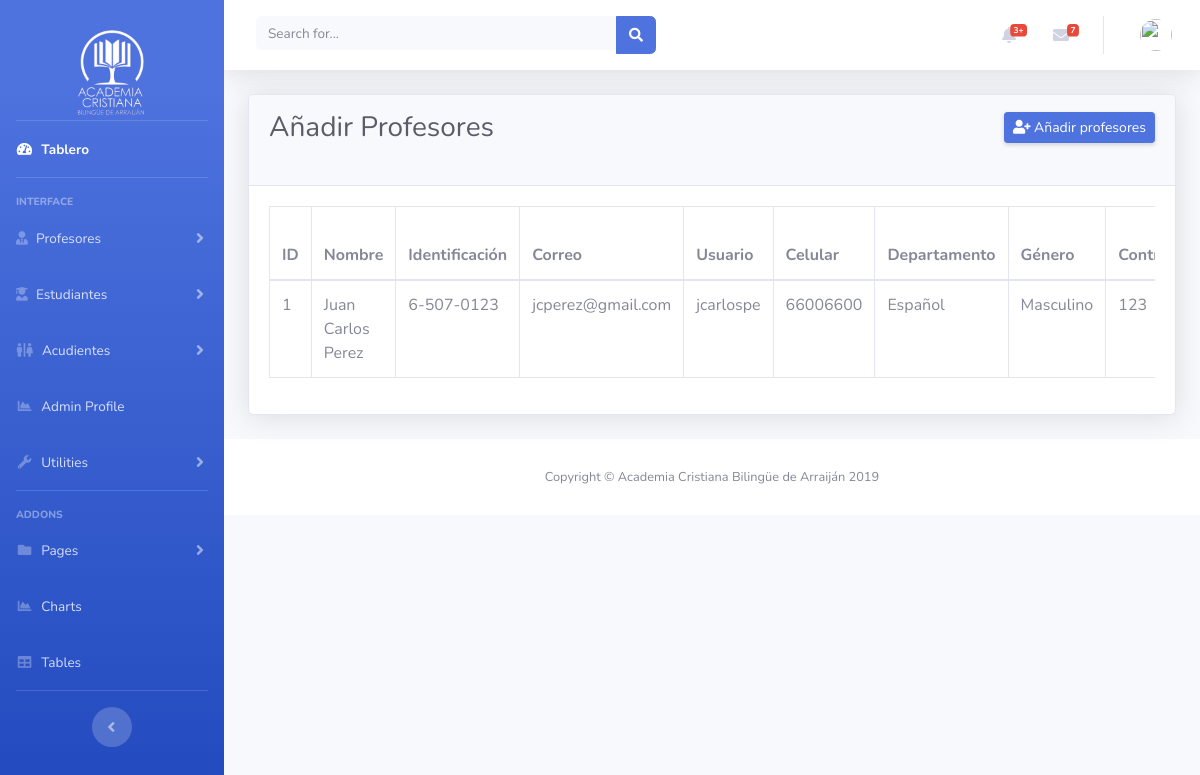
Screenshot of /addteachers.php with the database file from the repository.
### tables this page shows
CREATE TABLE `teachers` (
  `id` int(11) NOT NULL,
  `name` varchar(50) NOT NULL,
  `numerid` varchar(10) NOT NULL,
  `email` varchar(20) NOT NULL,
  `username` varchar(20) NOT NULL,
  `phone` int(11) NOT NULL,
  `department` varchar(30) NOT NULL,
  `gender` varchar(20) NOT NULL,
  `password` varchar(20) NOT NULL,
  `description` varchar(200) NOT NULL,
  `usertype` varchar(20) NOT NULL,
  `image_teachers` varchar(50) NOT NULL
);

### addteachers.php (the view, shortened to what this page needs)
<?php
include('includes/header.php');
include('includes/navbar.php');
?>
<div class="container-fluid">
<div class="card shadow mb-4">
  <div class="card-header py-3">
      <div class="d-sm-flex align-items-center justify-content-between mb-4">
          <h1 class="h3 mb-0 text-gray-800">Añadir Profesores</h1>
          <button type="button" class="d-none d-sm-inline-block btn btn-sm btn-primary shadow-sm" data-toggle="modal" data-target="#addadminprofile">
            <i class="fas fa-user-plus"></i> Añadir profesores</button>
      </div>
  </div>
  <div class="card-body">
    <div class="table-responsive">
    <?php
      $connection = mysqli_connect("localhost","root","","projectbd")or die ("No se ha podido conectar al servidor de Base de datos");
      $query = "SELECT * FROM teachers";
      $query_run = mysqli_query($connection,$query);
    ?>
      <table class="table table-bordered" id="dataTable" width="100%" cellspacing="0">
        <thead>
          <tr>
            <th>ID </th>
            <th>Nombre</th>
            <th>Identificación</th>
            <th>Correo</th>
            <th>Usuario</th>
            <th>Celular</th>
            <th>Departamento</th>
            <th>Género</th>
            <th>Contraseña</th>
          </tr>
        </thead>
        <tbody>
        <?php
          if (mysqli_num_rows($query_run) > 0) {
            while ($row = mysqli_fetch_assoc($query_run)) {
        ?>
            <tr>
              <td> <?php echo $row['id']; ?> </td>
              <td> <?php echo $row['name']; ?> </td>
              <td> <?php echo $row['numerid']; ?> </td>
              <td> <?php echo $row['email']; ?> </td>
              <td> <?php echo $row['username']; ?> </td>
              <td> <?php echo $row['phone']; ?> </td>
              <td> <?php echo $row['department']; ?> </td>
              <td> <?php echo $row['gender']; ?> </td>
              <td> <?php echo $row['password']; ?> </td>
        <?php
              }
            }
          else {
          echo "No record Found";
          }
        ?>
        </tbody>
      </table>
    </div>
  </div>
</div>
</div>
<?php
include('includes/footer.php');
?>

### rows the page displays
teachers: id "1", name "Juan Carlos Perez", numerid "6-507-0123", email "jcperez@gmail.com", username "jcarlospe", phone "66006600", department "Español", gender "Masculino", password "123"
